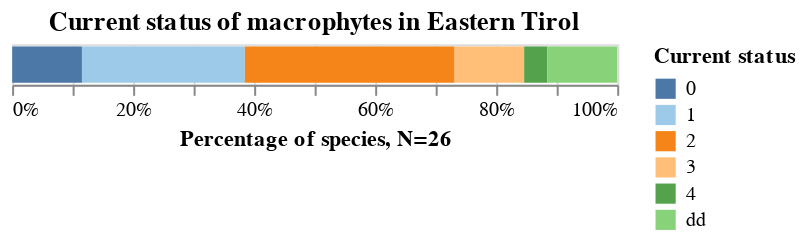

The notebook cell this image was saved under:
### Code cell
category = "Osttirol_A"
title = 'Current status of macrophytes in Eastern Tirol'

plot_bar(red_list_tir_mp_df, category, sort_order, title, x_title, legend_title)

### Figure 1 — Vega-Lite specification as saved in the notebook (floating-point values rounded to 4 significant figures)
{"config": {"view": {"continuousWidth": 300, "continuousHeight": 300}}, "data": {"name": "data-295edb40bb96e92805f3c5806e24536e"}, "mark": {"type": "bar", "tooltip": true}, "encoding": {"color": {"field": "Osttirol_A", "legend": {"title": "Current status"}, "scale": {"scheme": "tableau20"}, "sort": ["0", "1", "2", "3", "4", "5", "dd"], "type": "ordinal"}, "order": {"field": "color_Osttirol_A_sort_index", "type": "ordinal"}, "x": {"field": "len", "stack": "normalize", "title": "Percentage of species, N=26", "type": "quantitative"}}, "params": [{"name": "param_3", "select": {"type": "interval", "encodings": ["x", "y"]}, "bind": "scales"}], "title": "Current status of macrophytes in Eastern Tirol", "$schema": "https://vega.github.io/schema/vega-lite/v5.20.1.json", "datasets": {"data-295edb40bb96e92805f3c5806e24536e": [{"Osttirol_A": "4", "len": 1}, {"Osttirol_A": "1", "len": 7}, {"Osttirol_A": "3", "len": 3}, {"Osttirol_A": "0", "len": 3}, {"Osttirol_A": "dd", "len": 3}, {"Osttirol_A": "2", "len": 9}]}}
